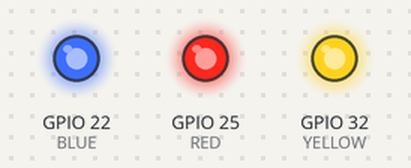
Bench run of a sketch on a simulated ESP32. Shown: output pins drawn as LEDs (lit = HIGH).

Above: at 0.02 s.
At 2.87 s:
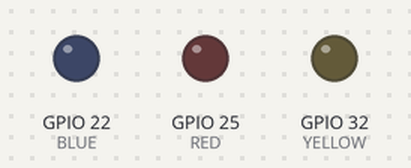
Timing chart, 0 to 3.2 s (numbered marks = the images above):
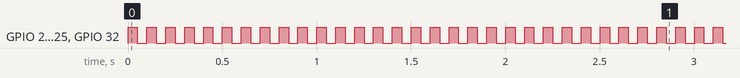

The sketch:

01_led_normal.ino
```cpp
#define RED     25
#define YELLOW  32
#define BLUE    22

void setup() {
  // put your setup code here, to run once:
  pinMode(RED, OUTPUT);
  pinMode(YELLOW, OUTPUT);
  pinMode(BLUE, OUTPUT);
}

void loop() {
  // put your main code here, to run repeatedly:
  digitalWrite(RED, digitalRead(RED)^1);
  digitalWrite(YELLOW,digitalRead(YELLOW)^1);
  digitalWrite(BLUE,digitalRead(BLUE)^1);
  delay(50);

}
```

Measured:
- by itself, GPIO 22 (BLUE), GPIO 25 (RED), GPIO 32 (YELLOW): alternates HIGH for 0.05 s and LOW for 0.05 s
